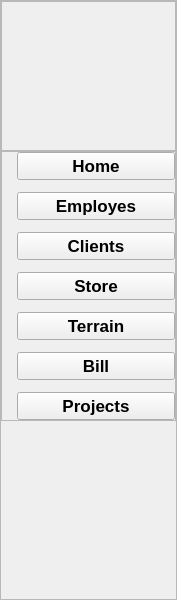
    <widget class="QWidget" name="leftMenu" native="true">
     <property name="geometry">
      <rect>
       <x>20</x>
       <y>10</y>
       <width>177</width>
       <height>600</height>
      </rect>
     </property>
     <property name="minimumSize">
      <size>
       <width>177</width>
       <height>600</height>
      </size>
     </property>
     <property name="maximumSize">
      <size>
       <width>177</width>
       <height>600</height>
      </size>
     </property>
     <property name="styleSheet">
      <string notr="true"/>
     </property>
     <layout class="QVBoxLayout" name="verticalLayout_11">
      <property name="spacing">
       <number>0</number>
      </property>
      <property name="leftMargin">
       <number>0</number>
      </property>
      <property name="topMargin">
       <number>0</number>
      </property>
      <property name="rightMargin">
       <number>0</number>
      </property>
      <property name="bottomMargin">
       <number>0</number>
      </property>
      <item>
       <widget class="QFrame" name="frame_15">
        <property name="frameShape">
         <enum>QFrame::StyledPanel</enum>
        </property>
        <property name="frameShadow">
         <enum>QFrame::Raised</enum>
        </property>
        <layout class="QVBoxLayout" name="verticalLayout_12">
         <property name="spacing">
          <number>0</number>
         </property>
         <property name="leftMargin">
          <number>0</number>
         </property>
         <property name="topMargin">
          <number>0</number>
         </property>
         <property name="rightMargin">
          <number>0</number>
         </property>
         <property name="bottomMargin">
          <number>0</number>
         </property>
         <item>
          <widget class="QFrame" name="frame_16">
           <property name="minimumSize">
            <size>
             <width>150</width>
             <height>150</height>
            </size>
           </property>
           <property name="maximumSize">
            <size>
             <width>200</width>
             <height>150</height>
            </size>
           </property>
           <property name="frameShape">
            <enum>QFrame::StyledPanel</enum>
           </property>
           <property name="frameShadow">
            <enum>QFrame::Raised</enum>
           </property>
           <widget class="QLabel" name="label_44">
            <property name="geometry">
             <rect>
              <x>-20</x>
              <y>-40</y>
              <width>230</width>
              <height>230</height>
             </rect>
            </property>
            <property name="minimumSize">
             <size>
              <width>230</width>
              <height>230</height>
             </size>
            </property>
            <property name="maximumSize">
             <size>
              <width>230</width>
              <height>230</height>
             </size>
            </property>
            <property name="text">
             <string/>
            </property>
            <property name="pixmap">
             <pixmap>../logo.png</pixmap>
            </property>
            <property name="scaledContents">
             <bool>true</bool>
            </property>
           </widget>
          </widget>
         </item>
         <item alignment="Qt::AlignTop">
          <widget class="QFrame" name="frame_17">
           <property name="frameShape">
            <enum>QFrame::StyledPanel</enum>
           </property>
           <property name="frameShadow">
            <enum>QFrame::Raised</enum>
           </property>
           <layout class="QVBoxLayout" name="verticalLayout_13">
            <property name="spacing">
             <number>12</number>
            </property>
            <property name="leftMargin">
             <number>15</number>
            </property>
            <property name="topMargin">
             <number>0</number>
            </property>
            <property name="rightMargin">
             <number>0</number>
            </property>
            <property name="bottomMargin">
             <number>0</number>
            </property>
            <item>
             <widget class="QPushButton" name="pushButton_12">
              <property name="font">
               <font>
                <pointsize>13</pointsize>
                <bold>true</bold>
               </font>
              </property>
              <property name="text">
               <string>Home</string>
              </property>
              <property name="icon">
               <iconset resource="resources.qrc">
                <normaloff>:/whiteIcons/assets/icons/white/home.svg</normaloff>:/whiteIcons/assets/icons/white/home.svg</iconset>
              </property>
              <property name="iconSize">
               <size>
                <width>24</width>
                <height>24</height>
               </size>
              </property>
             </widget>
            </item>
            <item>
             <widget class="QPushButton" name="pushButton_13">
              <property name="font">
               <font>
                <pointsize>13</pointsize>
                <bold>true</bold>
               </font>
              </property>
              <property name="text">
               <string>Employes</string>
              </property>
              <property name="iconSize">
               <size>
                <width>24</width>
                <height>24</height>
               </size>
              </property>
             </widget>
            </item>
            <item>
             <widget class="QPushButton" name="pushButton_14">
              <property name="font">
               <font>
                <pointsize>13</pointsize>
                <bold>true</bold>
               </font>
              </property>
              <property name="text">
               <string>Clients</string>
              </property>
              <property name="iconSize">
               <size>
                <width>24</width>
                <height>24</height>
               </size>
              </property>
             </widget>
            </item>
            <item>
             <widget class="QPushButton" name="pushButton_15">
              <property name="font">
               <font>
                <pointsize>13</pointsize>
                <bold>true</bold>
               </font>
              </property>
              <property name="text">
               <string>Store</string>
              </property>
              <property name="iconSize">
               <size>
                <width>24</width>
                <height>24</height>
               </size>
              </property>
             </widget>
            </item>
            <item>
             <widget class="QPushButton" name="pushButton_16">
              <property name="font">
               <font>
                <pointsize>13</pointsize>
                <bold>true</bold>
               </font>
              </property>
              <property name="text">
               <string>Terrain</string>
              </property>
             </widget>
            </item>
            <item>
             <widget class="QPushButton" name="pushButton_17">
              <property name="font">
               <font>
                <pointsize>13</pointsize>
                <bold>true</bold>
               </font>
              </property>
              <property name="text">
               <string>Bill</string>
              </property>
             </widget>
            </item>
            <item>
             <widget class="QPushButton" name="pushButton_18">
              <property name="font">
               <font>
                <pointsize>13</pointsize>
                <bold>true</bold>
               </font>
              </property>
              <property name="text">
               <string>Projects</string>
              </property>
              <property name="iconSize">
               <size>
                <width>24</width>
                <height>24</height>
               </size>
              </property>
             </widget>
            </item>
           </layout>
          </widget>
         </item>
        </layout>
       </widget>
      </item>
     </layout>
    </widget>
